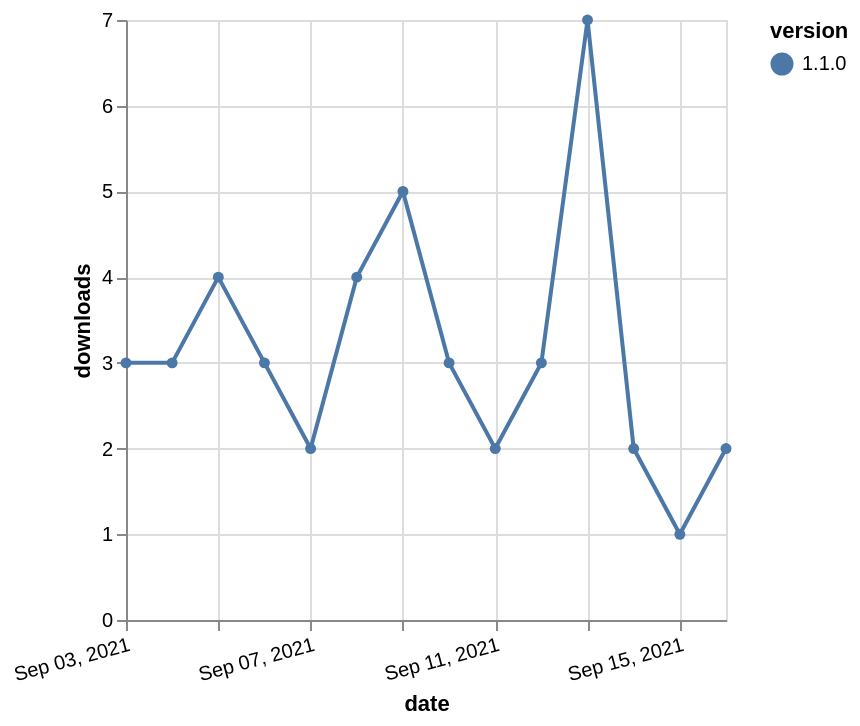

The specification (Vega-Lite) saved for this image:
### Vega-Lite specification from a JSON file in a GitHub repository (floating-point values rounded to 4 significant figures)
{"$schema": "https://vega.github.io/schema/vega-lite/v5.json", "description": "A simple bar chart with embedded data.", "data": {"values": [{"date": "2021-09-03", "total": 3157, "delta": 3, "version": "1.1.0"}, {"date": "2021-09-04", "total": 3160, "delta": 3, "version": "1.1.0"}, {"date": "2021-09-05", "total": 3164, "delta": 4, "version": "1.1.0"}, {"date": "2021-09-06", "total": 3167, "delta": 3, "version": "1.1.0"}, {"date": "2021-09-07", "total": 3169, "delta": 2, "version": "1.1.0"}, {"date": "2021-09-08", "total": 3173, "delta": 4, "version": "1.1.0"}, {"date": "2021-09-09", "total": 3178, "delta": 5, "version": "1.1.0"}, {"date": "2021-09-10", "total": 3181, "delta": 3, "version": "1.1.0"}, {"date": "2021-09-11", "total": 3183, "delta": 2, "version": "1.1.0"}, {"date": "2021-09-12", "total": 3186, "delta": 3, "version": "1.1.0"}, {"date": "2021-09-13", "total": 3193, "delta": 7, "version": "1.1.0"}, {"date": "2021-09-14", "total": 3195, "delta": 2, "version": "1.1.0"}, {"date": "2021-09-15", "total": 3196, "delta": 1, "version": "1.1.0"}, {"date": "2021-09-16", "total": 3198, "delta": 2, "version": "1.1.0"}]}, "width": "container", "mark": {"type": "line", "point": {"filled": true}}, "encoding": {"x": {"field": "date", "type": "temporal", "timeUnit": "yearmonthdate", "title": "date", "axis": {"labelAngle": -15}}, "y": {"field": "delta", "type": "quantitative", "title": "downloads"}, "color": {"field": "version", "type": "nominal"}, "tooltip": {"field": "delta"}}}
